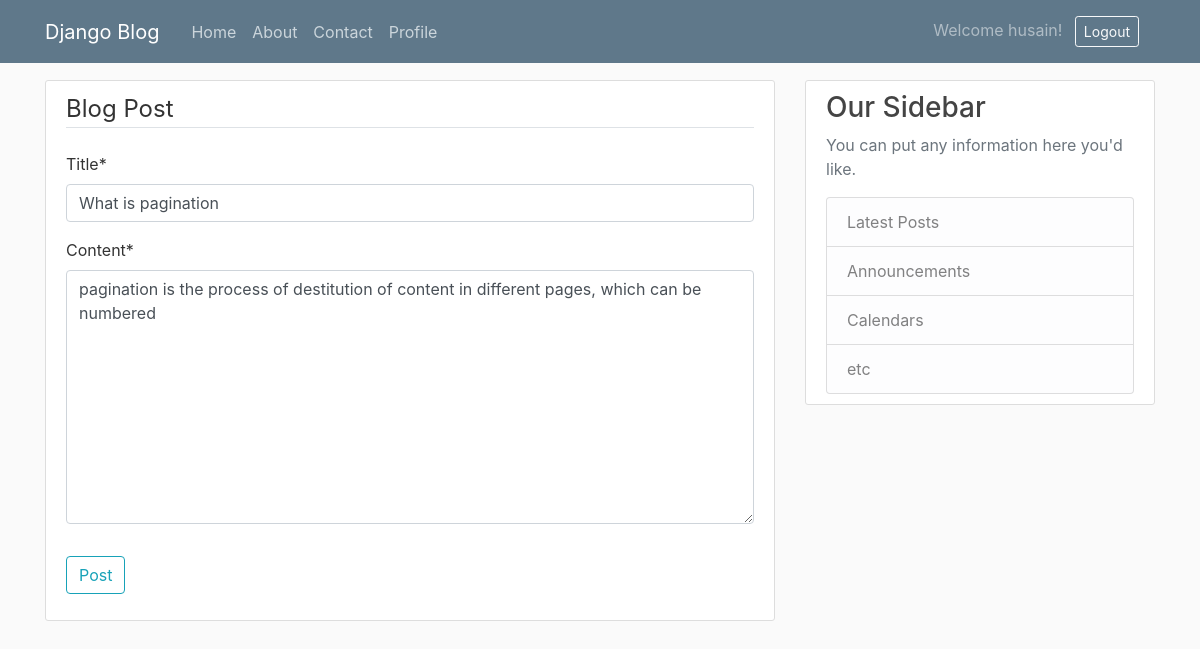
The app's page /post/19/update (signed in) with its own data.
### blog/models.py (models this page shows, shortened)
class Post(models.Model):
    title= models.CharField(max_length=100)
    content= models.TextField()
    date=models.DateTimeField(default=timezone.now)
    author=models.ForeignKey(User,on_delete=models.CASCADE)

### blog/views.py (the view, shortened to what this page needs)
# urls.py: path('post/<int:pk>/update', PostUpdateView.as_view(), name='post-update'),
class PostUpdateView( LoginRequiredMixin,UserPassesTestMixin, UpdateView):
    model= Post
    fields=['title','content']
    def test_func(self):
        post=self.get_object()
        if self.request.user == post.author:
            return True
        return False

### blog/templates/blog/post_form.html (shortened to what this page needs)
{% extends "blog/base.html" %}
{% load crispy_forms_tags %}
{% block content %}
<div class="content-section">
    <form method="POST">
        <fieldset class="form-group">
            <legend class="border-bottom mb-4">Blog Post</legend>
            {{ form | crispy }}
        </fieldset>
        <div class="form-group">
            <button class="btn btn-outline-info" type="submit">Post</button>
        </div>
    </form>
</div>
{% endblock content %}

### blog/templates/blog/base.html (shortened to what this page needs)
{% load static %}
<!DOCTYPE html>
<html lang="en">
<head>
    <link rel="stylesheet" href="https://cdn.jsdelivr.net/npm/bootstrap@4.0.0/dist/css/bootstrap.min.css">
    <link rel="stylesheet" type="text/css" href="{% static 'blog/main.css' %}">
</head>
<body>
    <header class="site-header">
        <nav class="navbar navbar-expand-md navbar-dark bg-steel fixed-top">
            <div class="container">
                <a class="navbar-brand mr-4" href="{% url 'blog-home' %}">Django Blog</a>
                <div class="collapse navbar-collapse" id="navbarToggle">
                    <div class="navbar-nav mr-auto">
                        <a class="nav-item nav-link" href="{% url 'blog-home' %}">Home</a>
                        <a class="nav-item nav-link" href="{% url 'blog-about' %}">About</a>
                        <a class="nav-item nav-link" href="{% url 'blog-contact' %}">Contact</a>
                        <a class="nav-item nav-link" href="{% url 'profile' %}">Profile</a>
                    </div>
                    {%if user.is_authenticated%}
                    <form method="POST" action="{% url 'logout' %}" style="display: inline;">
                      <span class="navbar-text mr-3">
                        Welcome {{ user.username }}!
                      <button type="submit" class="btn btn-outline-light btn-sm ml-2">Logout</button>
                    </form>
                    {%else%}
                    <div class="navbar-nav">
                        <a class="nav-item nav-link" href="{% url 'login' %}">Login</a>
                        <a class="nav-item nav-link" href="{% url 'register' %}">Register</a>
                    </div>
                    {%endif%}
                </div>
            </div>
        </nav>
    </header>
    <main role="main" class="container">
        <div class="row">
            <div class="col-md-8">
                {% block content %}{% endblock %}
            </div>
            <div class="col-md-4">
                <div class="content-section">
                    <h3>Our Sidebar</h3>
                    <p class="text-muted">You can put any information here you'd like.</p>
                    <ul class="list-group">
                        <li class="list-group-item list-group-item-light">Latest Posts</li>
                        <li class="list-group-item list-group-item-light">Announcements</li>
                        <li class="list-group-item list-group-item-light">Calendars</li>
                        <li class="list-group-item list-group-item-light">etc</li>
                    </ul>
                </div>
            </div>
        </div>
    </main>
</body>
</html>

### blog/static/blog/main.css (style rules this page uses)
body { background: #fafafa; color: #333333; margin-top: 5rem; }
h1, h2, h3, h4, h5, h6 { color: #444444; }
ul { margin: 0; }
.bg-steel { background-color: #5f788a; }
.site-header .navbar-nav .nav-link { color: #cbd5db; }
.content-section { background: #ffffff; padding: 10px 20px; border: 1px solid #dddddd; border-radius: 3px; margin-bottom: 20px; }

### records on screen
Post: title "What is pagination", content "pagination is the process of destitution of content in different pages, which can be numbered"

### other values on screen
{{ user.username }} "husain"
